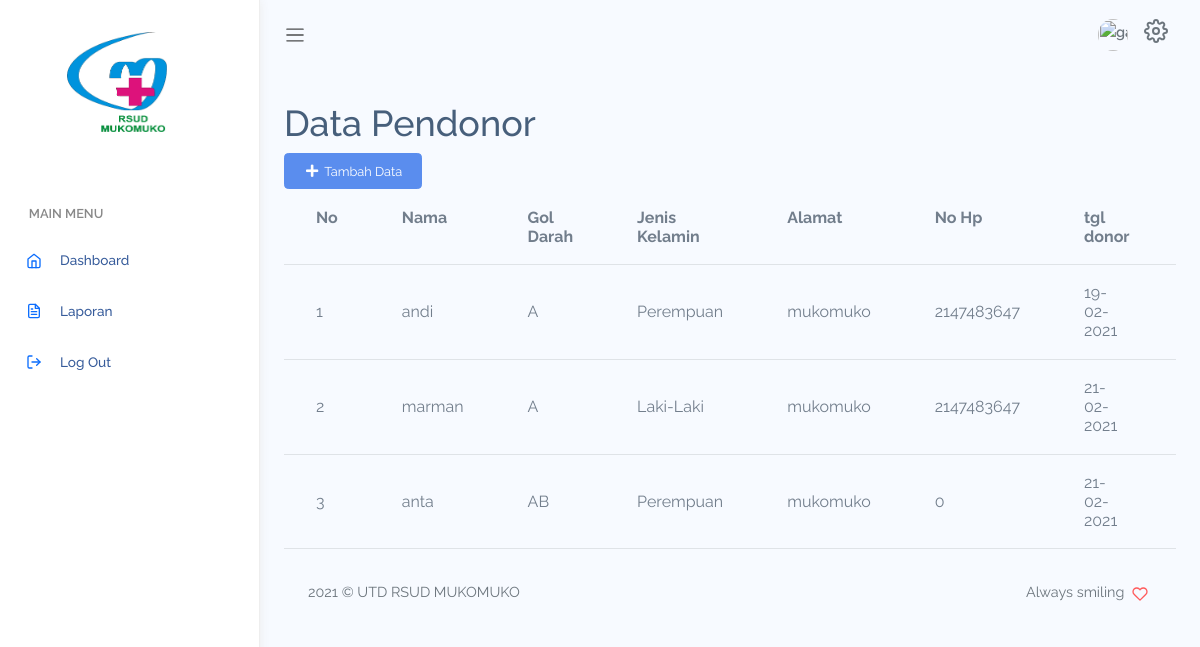
Before: /index.php/dashboard/tambah_data_pendonor with the older database file.
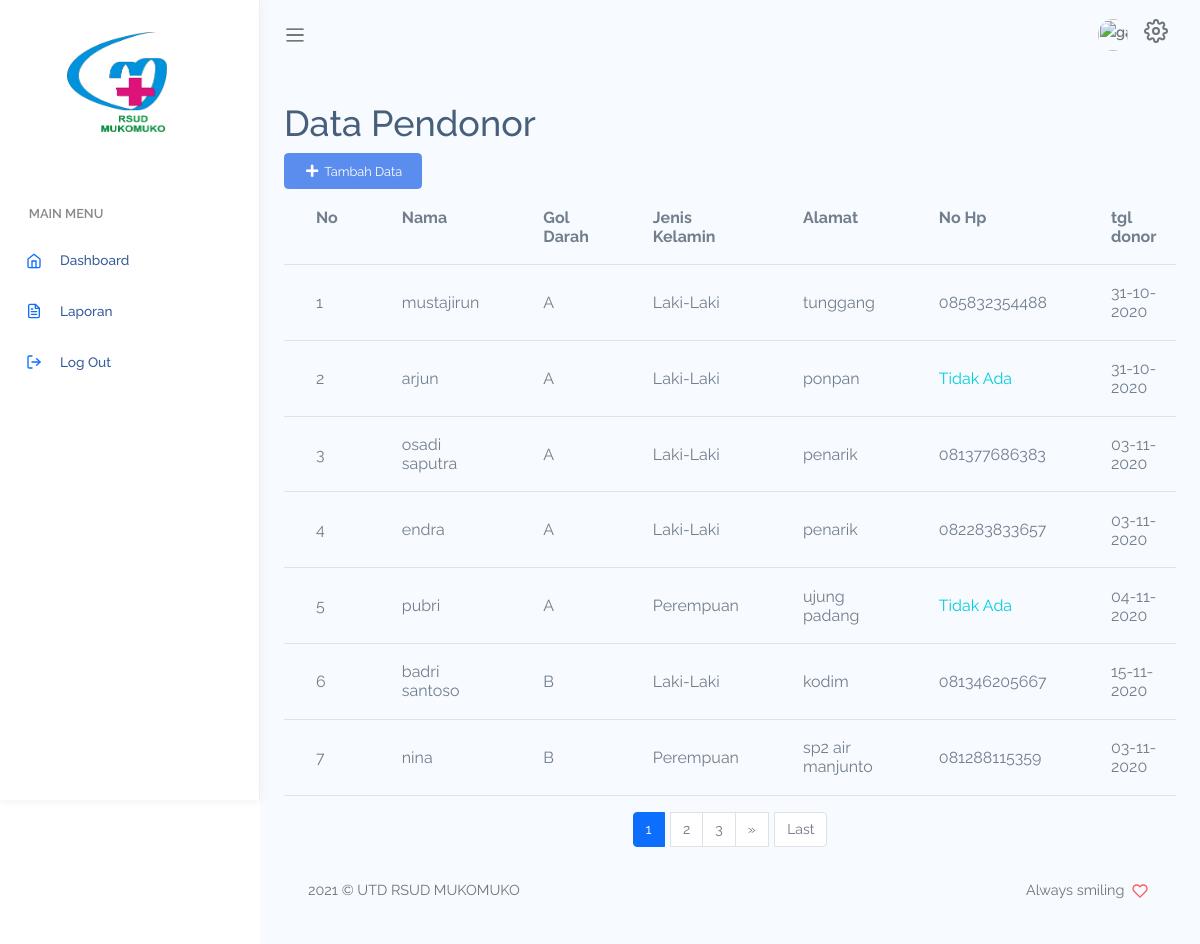
After: the same page with the newer database file.
### tables this page shows
CREATE TABLE `data_donor` (
  `id` int(11) NOT NULL,
  `nama_pendonor` varchar(100) NOT NULL,
  `nama_pasien` varchar(100) NOT NULL,
  `ruang_pasien` varchar(25) NOT NULL,
  `gol_darah` varchar(10) NOT NULL,
  `alamat_pendonor` varchar(225) NOT NULL,
  `agama` varchar(100) NOT NULL,
  `no_tali` varchar(100) NOT NULL,
  `pekerjaan` varchar(225) NOT NULL,
  `jenis_kelamin` varchar(20) NOT NULL,
  `bb_tensi` varchar(10) NOT NULL,
  `hb` varchar(10) NOT NULL,
  `hiv` varchar(10) NOT NULL,
  `hcv` varchar(10) NOT NULL,
  `hbsag` varchar(10) NOT NULL,
  `sypilis` varchar(10) NOT NULL,
  `tgl_donor` int(225) NOT NULL,
  `no_hp` varchar(15) NOT NULL,
  `petugas` varchar(100) NOT NULL
);

### index.php (called while the page is built, shortened)
<?php
require_once BASEPATH.'core/CodeIgniter.php';

### application/config/config.php (called while the page is built, shortened)
<?php
$config['base_url'] = 'http://localhost/rsud/';
$config['index_page'] = '';
$config['uri_protocol']  = 'REQUEST_URI';
$config['url_suffix'] = '';
$config['language']  = 'english';
$config['charset'] = 'UTF-8';
$config['enable_hooks'] = FALSE;
$config['subclass_prefix'] = 'MY_';
$config['composer_autoload'] = FALSE;
$config['permitted_uri_chars'] = 'a-z 0-9~%.:_\-';
$config['enable_query_strings'] = FALSE;
$config['controller_trigger'] = 'c';
$config['function_trigger'] = 'm';
$config['directory_trigger'] = 'd';
$config['allow_get_array'] = TRUE;
$config['log_threshold'] = 0;
$config['log_path'] = '';
$config['log_file_extension'] = '';
$config['log_file_permissions'] = 0644;
$config['log_date_format'] = 'Y-m-d H:i:s';
$config['error_views_path'] = '';
$config['cache_path'] = '';
$config['cache_query_string'] = FALSE;
$config['encryption_key'] = '';
$config['sess_driver'] = 'files';
$config['sess_cookie_name'] = 'ci_session';
$config['sess_expiration'] = 7200;
$config['sess_save_path'] = NULL;
$config['sess_match_ip'] = FALSE;
$config['sess_time_to_update'] = 300;
$config['sess_regenerate_destroy'] = FALSE;
$config['cookie_prefix']  = '';
$config['cookie_domain']  = '';
$config['cookie_path']    = '/';
$config['cookie_secure']  = FALSE;
$config['cookie_httponly']   = FALSE;
$config['standardize_newlines'] = FALSE;
$config['global_xss_filtering'] = FALSE;
$config['csrf_protection'] = FALSE;
$config['csrf_token_name'] = 'csrf_test_name';
$config['csrf_cookie_name'] = 'csrf_cookie_name';
$config['csrf_expire'] = 7200;
$config['csrf_regenerate'] = TRUE;
$config['csrf_exclude_uris'] = array();
$config['compress_output'] = FALSE;
$config['time_reference'] = 'local';
$config['rewrite_short_tags'] = FALSE;
$config['proxy_ips'] = '';

### application/models/m_master.php (called while the page is built, shortened)
<?php
class M_master extends CI_Model
{
  public function tampil_data_pagination($start, $mulai)
  {
    return $this->db->get('data_donor', $start, $mulai);
  }
  function dataAdmin()
  {
    return $this->db->get_where('user', ['email' => $this->session->userdata('email')]);
  }
}

### application/views/master/tambah_donor.php (the view, shortened to what this page needs)
<div class="main-content container-fluid">
  <div class="content-wrapper">
    <section class="content-header">
      <h1>
        Data Pendonor
      </h1>
    </section>
    <section class="content">
      <a href="<?= base_url('dashboard/tambahPendonor') ?>" class="btn btn-sm btn-primary"><i class="fa fa-plus mr-1"></i>Tambah Data</a>
      <div class="table-responsive">
        <table class="table">
          <tr>
            <th>No</th>
            <th>Nama</th>
            <th>Gol Darah</th>
            <th>Jenis Kelamin</th>
            <th>Alamat</th>
            <th>No Hp</th>
            <th>tgl donor</th>
            <th>Action</th>
          </tr>
          <?php
          foreach ($pendonor as $data) : ?>
            <tr>
              <td><?= ++$start ?></td>
              <td><?= $data['nama_pendonor'] ?></td>
              <td><?= $data['gol_darah'] ?></td>
              <td><?= $data['jenis_kelamin'] ?></td>
              <td><?= $data['alamat_pendonor'] ?></td>
              <td>
                <?php if ($data['no_hp'] != ('')) { ?>
                  <?= $data['no_hp']; ?>
                <?php } else { ?>
                  <a class="text-info">Tidak Ada</a>
                <?php } ?>
              </td>
              <td><?= date('d-m-Y', $data['tgl_donor']) ?></td>
              <td>
            </tr>
          <?php endforeach; ?>
        </table>
        <?= $this->pagination->create_links(); ?>
      </div>
    </section>

Changed rows visible on the page:
removed data_donor: nama_pendonor "andi", gol_darah "A", jenis_kelamin "Perempuan", alamat_pendonor "mukomuko", no_hp "2147483647", tgl_donor "19-02-2021"
removed data_donor: nama_pendonor "marman", gol_darah "A", jenis_kelamin "Laki-Laki", alamat_pendonor "mukomuko", no_hp "2147483647", tgl_donor "21-02-2021"
removed data_donor: nama_pendonor "anta", gol_darah "AB", jenis_kelamin "Perempuan", alamat_pendonor "mukomuko", no_hp "0", tgl_donor "21-02-2021"
added data_donor: nama_pendonor "mustajirun", gol_darah "A", jenis_kelamin "Laki-Laki", alamat_pendonor "tunggang", no_hp "085832354488", tgl_donor "31-10-2020"
added data_donor: nama_pendonor "arjun", gol_darah "A", jenis_kelamin "Laki-Laki", alamat_pendonor "ponpan", no_hp "Tidak Ada", tgl_donor "31-10-2020"
added data_donor: nama_pendonor "osadi saputra", gol_darah "A", jenis_kelamin "Laki-Laki", alamat_pendonor "penarik", no_hp "081377686383", tgl_donor "03-11-2020"
added data_donor: nama_pendonor "endra", gol_darah "A", jenis_kelamin "Laki-Laki", alamat_pendonor "penarik", no_hp "082283833657", tgl_donor "03-11-2020"
added data_donor: nama_pendonor "pubri", gol_darah "A", jenis_kelamin "Perempuan", alamat_pendonor "ujung padang", no_hp "Tidak Ada", tgl_donor "04-11-2020"
added data_donor: nama_pendonor "badri santoso", gol_darah "B", jenis_kelamin "Laki-Laki", alamat_pendonor "kodim", no_hp "081346205667", tgl_donor "15-11-2020"
added data_donor: nama_pendonor "nina", gol_darah "B", jenis_kelamin "Perempuan", alamat_pendonor "sp2 air manjunto", no_hp "081288115359", tgl_donor "03-11-2020"
Other visible differences:
$this->pagination->create_links(): (not shown) → "1 2 3 » Last"
